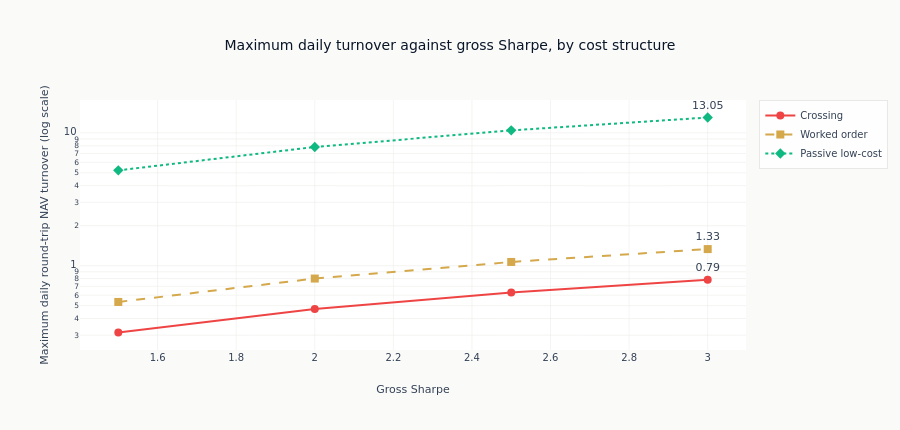

The notebook cell this image was saved under:
### Markdown cell above
### Compare the Cost Scenarios

The low-cost case permits much more turnover than the crossing case, so the
vertical axis uses a log scale to keep all three curves legible.

### Code cell
line_dashes = {
    "Crossing": "solid",
    "Worked order": "dash",
    "Passive low-cost": "dot",
}
marker_symbols = {
    "Crossing": "circle",
    "Worked order": "square",
    "Passive low-cost": "diamond",
}

fig = go.Figure()
for cost_name, _cost_obj in cost_scenarios:
    values = break_even_df[cost_name].to_list()
    fig.add_trace(
        go.Scatter(
            x=break_even_df["Gross Sharpe"].to_list(),
            y=values,
            name=cost_name,
            mode="lines+markers+text",
            line=dict(color=colors[cost_name], dash=line_dashes[cost_name]),
            marker=dict(symbol=marker_symbols[cost_name], size=8),
            text=["", "", "", f"{values[-1]:.2f}"],
            textposition="top center",
        )
    )

fig.update_layout(
    title="Maximum daily turnover against gross Sharpe, by cost structure",
    xaxis_title="Gross Sharpe",
    yaxis_title="Maximum daily round-trip NAV turnover (log scale)",
    yaxis_type="log",
    height=430,
)
show_plotly_with_alt(
    fig,
    "Three rising lines of maximum sustainable daily turnover against gross Sharpe, one per cost "
    "structure, on a logarithmic vertical axis with the right-hand endpoints labelled. The lines "
    "never cross: the passive low-cost line sits an order of magnitude above the crossing line "
    "across the whole Sharpe range, with the worked-order line between them.",
)

### Figure 1 — Plotly figure (JSON) as saved in the notebook; plotly's stock layout.template omitted (floating-point values rounded to 4 significant figures)
{"data": [{"line": {"color": "#ef4444", "dash": "solid"}, "marker": {"size": 8, "symbol": "circle"}, "mode": "lines+markers+text", "name": "Crossing", "text": ["", "", "", "0.79"], "textposition": "top center", "type": "scatter", "x": [1.5, 2.0, 2.5, 3.0], "y": [0.3142, 0.4714, 0.6285, 0.7856]}, {"line": {"color": "#D4A84B", "dash": "dash"}, "marker": {"size": 8, "symbol": "square"}, "mode": "lines+markers+text", "name": "Worked order", "text": ["", "", "", "1.33"], "textposition": "top center", "type": "scatter", "x": [1.5, 2.0, 2.5, 3.0], "y": [0.5337, 0.8005, 1.067, 1.334]}, {"line": {"color": "#10b981", "dash": "dot"}, "marker": {"size": 8, "symbol": "diamond"}, "mode": "lines+markers+text", "name": "Passive low-cost", "text": ["", "", "", "13.05"], "textposition": "top center", "type": "scatter", "x": [1.5, 2.0, 2.5, 3.0], "y": [5.221, 7.832, 10.44, 13.05]}], "layout": {"height": 430, "title": {"text": "Maximum daily turnover against gross Sharpe, by cost structure"}, "xaxis": {"title": {"text": "Gross Sharpe"}}, "yaxis": {"title": {"text": "Maximum daily round-trip NAV turnover (log scale)"}, "type": "log"}}}
